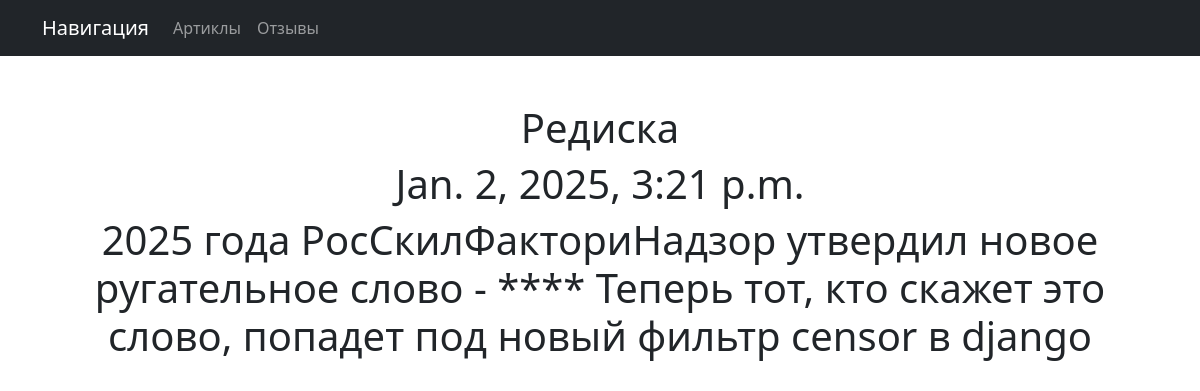
The app's page /newstest/3 with its own data.
### AppNews/models.py (models this page shows)
class News(models.Model):
    news_name = models.CharField(max_length=50)
    news_body_text = models.TextField(max_length=500)
    news_category = models.ForeignKey('News_Category', on_delete=models.CASCADE, related_name='News')
    news_publish_date = models.DateTimeField(auto_now_add=True)
    def __str__(self):
        return f'{self.news_name.title()}'

### AppNews/views.py (the view)
# urls.py: path('<int:pk>', News_Detail.as_view()),
class News_Detail(DetailView):
    model = News
    template_name = 'app_news_id.html'
    context_object_name = 'newsid'

### AppNews/templatetags/custom_filter.py (called while the page is built)
@register.filter()
def censor_rediska(text):
    censor_text = text.replace('Редиска', '****')
    return censor_text

### templates/app_news_id.html (shortened to what this page needs)
{% extends 'flatpages/default.html' %}
{%load custom_filter%}
{% block content %}
<h1>{{ newsid }}</h1>
<h1>{{newsid.news_publish_date}}</h1>
<h1>{{newsid.news_body_text|censor_rediska}}</h1>
{% endblock content %}

### templates/flatpages/default.html (style rules this page uses)
:root { --bs-blue: #0d6efd; --bs-indigo: #6610f2; --bs-purple: #6f42c1; --bs-pink: #d63384; --bs-red: #dc3545; --bs-orange: #fd7e14; --bs-yellow: #ffc107; --bs-green: #198754; --bs-teal: #20c997; --bs-cyan: #0dcaf0; --bs-black: #000; --bs-white: #fff; --bs-gray: #6c757d; --bs-gray-dark: #343a40; --bs-gray-100: #f8f9fa; --bs-gray-200: #e9ecef; --bs-gray-300: #dee2e6; --bs-gray-400: #ced4da; --bs-gray-500: #adb5bd; --bs-gray-600: #6c757d; --bs-gray-700: #495057; --bs-gray-800: #343a40; --bs-gray-900: #212529; --bs-primary: #0d6efd; --bs-secondary: #6c757d; --bs-success: #198754; --bs-info: #0dcaf0; --bs-warning: #ffc107; --bs-danger: #dc3545; --bs-light: #f8f9fa; --bs-dark: #212529; --bs-primary-rgb: 13, 110, 253; --bs-secondary-rgb: 108, 117, 125; --bs-success-rgb: 25, 135, 84; --bs-info-rgb: 13, 202, 240; --bs-warning-rgb: 255, 193, 7; --bs-danger-rgb: 220, 53, 69; --bs-light-rgb: 248, 249, 250; --bs-dark-rgb: 33, 37, 41; --bs-white-rgb: 255, 255, 255; --bs-black-rgb: 0, 0, 0; --bs-body-color-rgb: 33, 37, 41; --bs-body-bg-rgb: 255, 255, 255; --bs-font-sans-serif: system-ui, -apple-system, "Segoe UI", Roboto, "Helvetica Neue", "Noto Sans", "Liberation Sans", Arial, sans-serif, "Apple Color Emoji", "Segoe UI Emoji", "Segoe UI Symbol", "Noto Color Emoji"; --bs-font-monospace: SFMono-Regular, Menlo, Monaco, Consolas, "Liberation Mono", "Courier New", monospace; --bs-gradient: linear-gradient(180deg, rgba(255, 255, 255, 0.15), rgba(255, 255, 255, 0)); --bs-body-font-family: var(--bs-font-sans-serif); --bs-body-font-size: 1rem; --bs-body-font-weight: 400; --bs-body-line-height: 1.5; --bs-body-color: #212529; --bs-body-bg: #fff; --bs-border-width: 1px; --bs-border-style: solid; --bs-border-color: #dee2e6; --bs-border-color-translucent: rgba(0, 0, 0, 0.175); --bs-border-radius: 0.375rem; --bs-border-radius-sm: 0.25rem; --bs-border-radius-lg: 0.5rem; --bs-border-radius-xl: 1rem; --bs-border-radius-2xl: 2rem; --bs-border-radius-pill: 50rem; --bs-link-color: #0d6efd; --bs-link-hover-color: #0a58ca; --bs-code-color: #d63384; --bs-highlight-bg: #fff3cd; }
*, *::before, *::after { box-sizing: border-box; }
@media (prefers-reduced-motion: no-preference) { :root { scroll-behavior: smooth; } }
body { margin: 0; font-family: var(--bs-body-font-family); font-size: var(--bs-body-font-size); font-weight: var(--bs-body-font-weight); line-height: var(--bs-body-line-height); color: var(--bs-body-color); text-align: var(--bs-body-text-align); background-color: var(--bs-body-bg); -webkit-text-size-adjust: 100%; -webkit-tap-highlight-color: rgba(0, 0, 0, 0); }
h6, .h6, h5, .h5, h4, .h4, h3, .h3, h2, .h2, h1, .h1 { margin-top: 0; margin-bottom: 0.5rem; font-weight: 500; line-height: 1.2; }
h1, .h1 { font-size: calc(1.375rem + 1.5vw); }
@media (min-width: 1200px) { h1, .h1 { font-size: 2.5rem; } }

### records on screen
News: news_name "Редиска", news_publish_date "Jan. 2, 2025, 3:21 p.m.", news_body_text|censor_rediska "2025 года РосСкилФакториНадзор утвердил новое ругательное слово - **** Теперь тот, кто скажет это слово, попадет под новый фильтр censor в django"
